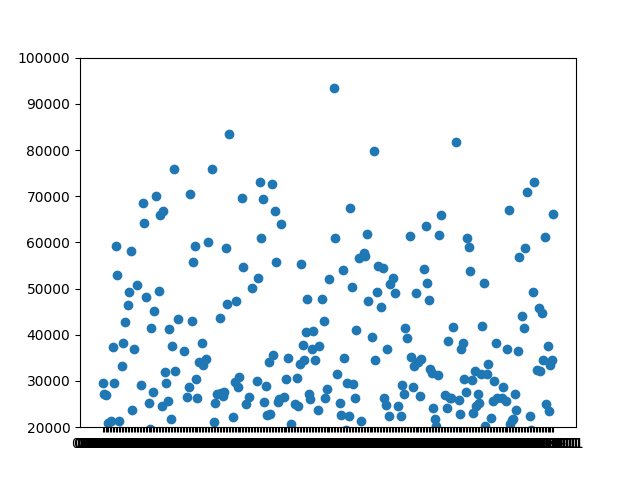

The Python source for this figure:
import pandas as pd
import matplotlib.pyplot as plt

df = pd.read_csv("BigMartSalesData.csv")
invoice_amounts = df.filter(["InvoiceDate", "Amount"]).groupby(
    "InvoiceDate", as_index=False).sum()

plt.scatter(invoice_amounts["InvoiceDate"], invoice_amounts["Amount"])
# invoice amounts are concentrated
plt.ylim(20000, 100000)
plt.savefig('assignment4.png')
plt.show()